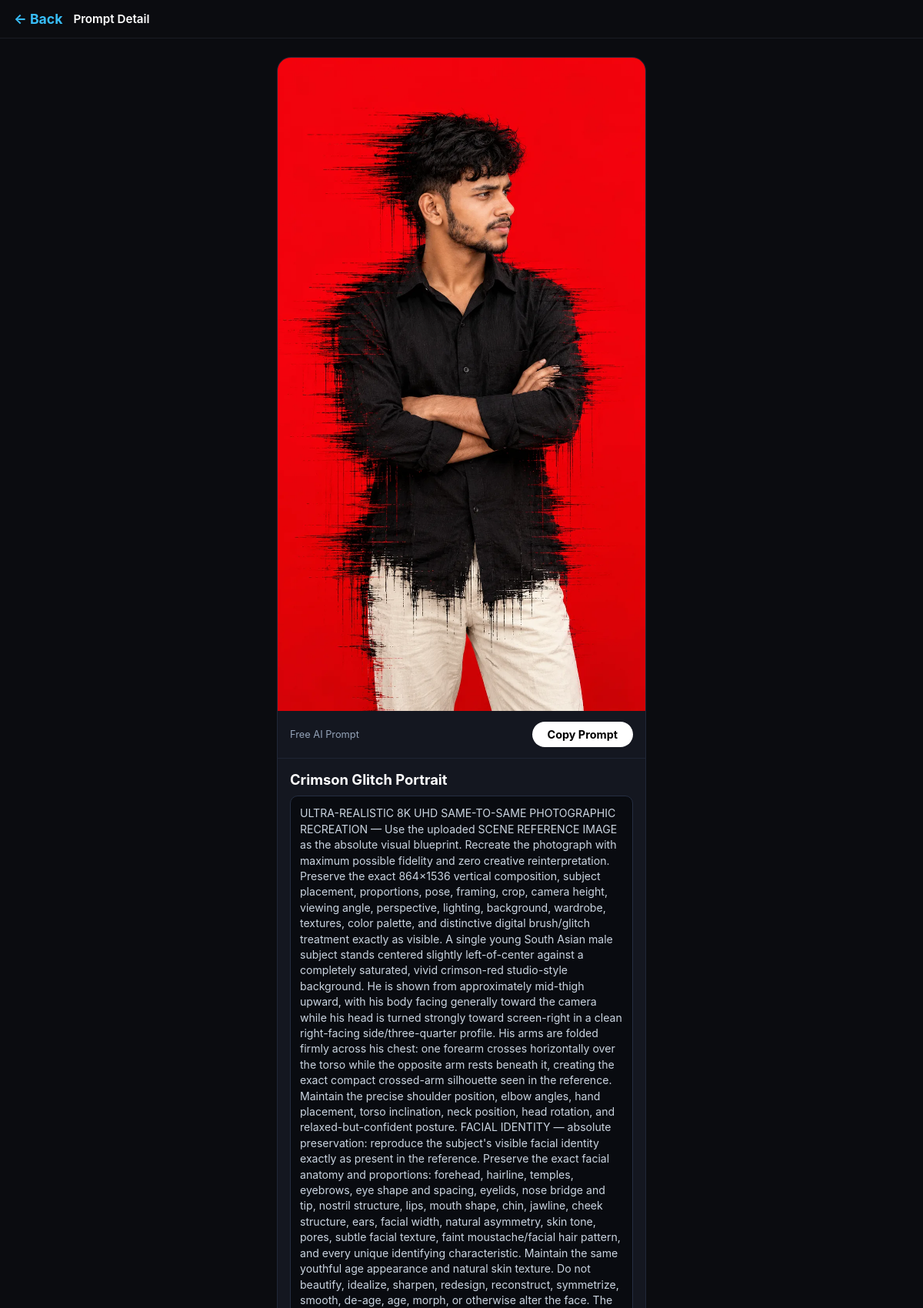
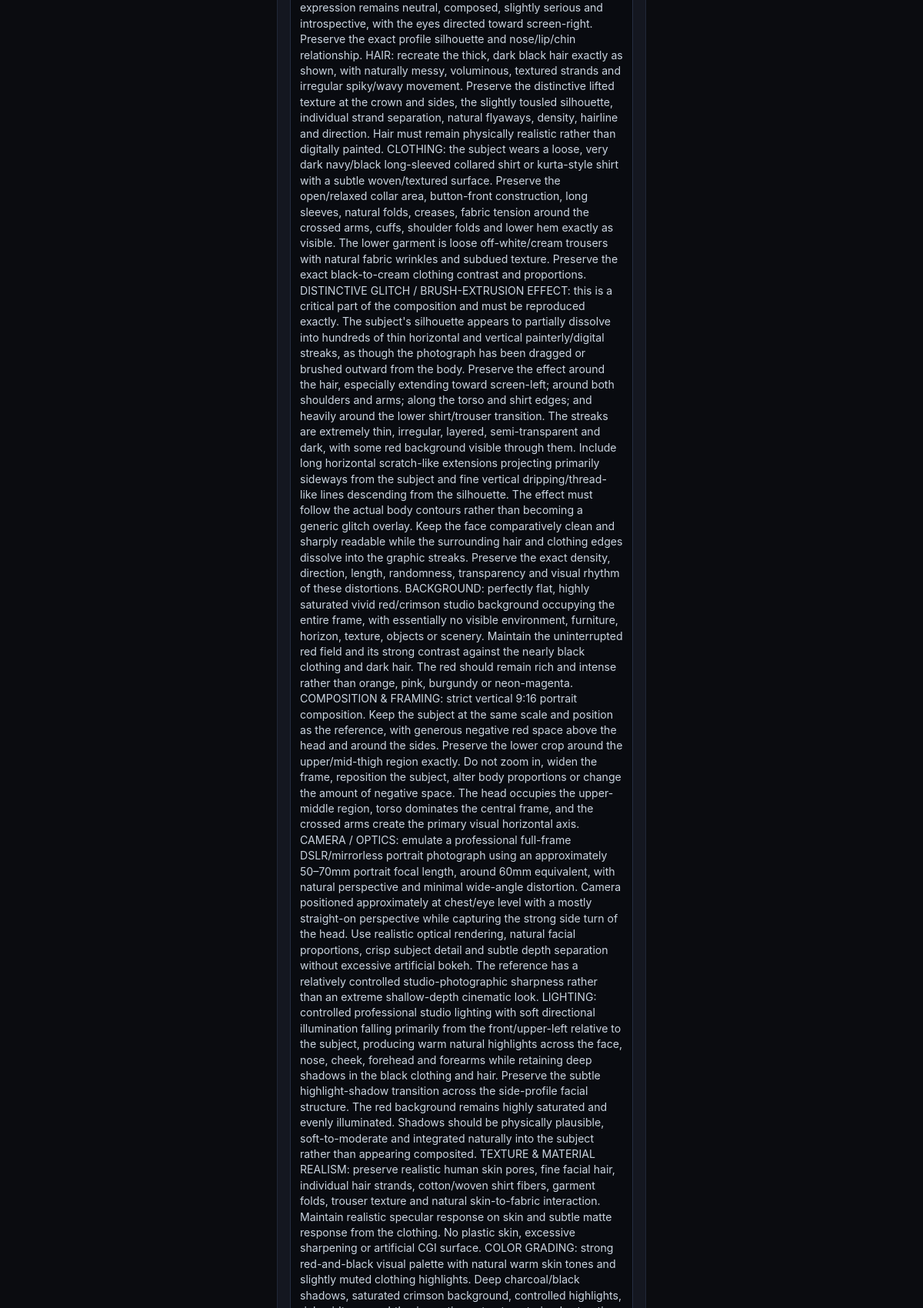
The app's page /view.php?id=17 (upper part) with its own data (2 pictures, top to bottom).
### tables this page shows
CREATE TABLE prompts (
    id INTEGER PRIMARY KEY AUTOINCREMENT,
    title TEXT NOT NULL,
    creator TEXT NOT NULL,
    prompt TEXT NOT NULL,
    image_url TEXT NOT NULL,
    likes INTEGER DEFAULT 0,
    comments INTEGER DEFAULT 0,
    shares INTEGER DEFAULT 0,
    created_at DATETIME DEFAULT CURRENT_TIMESTAMP
, category TEXT DEFAULT 'Trending Prompt');

### view.php (the view, shortened to what this page needs)
<?php
$db = new PDO('sqlite:' . __DIR__ . '/faymas.db');
$id = isset($_GET['id']) ? (int)$_GET['id'] : 0;
$stmt = $db->prepare("SELECT * FROM prompts WHERE id = ?");
$stmt->execute([$id]);
$item = $stmt->fetch(PDO::FETCH_ASSOC);
?>
<!DOCTYPE html>
<html lang="en">
<head>
</head>
<body>
    <header class="view-header">
        <a href="index.php" class="btn-back">&#8592; Back</a>
        <div style="font-size: 0.95rem; font-weight: 600;">Prompt Detail</div>
    </header>
    <div style="padding: 10px;">
        <div class="post-card">
            <img src="<?= htmlspecialchars($item['image_url']) ?>" alt="Prompt Image">
            <div class="action-bar">
                <span style="font-size:0.8rem; color:#94a3b8;">Free AI Prompt</span>
                <button class="btn-copy" onclick="copyPrompt()">Copy Prompt</button>
            </div>
            <div class="prompt-content">
                <div class="prompt-title"><?= htmlspecialchars($item['title']) ?></div>
                <div class="prompt-box" id="promptText"><?= htmlspecialchars($item['prompt']) ?></div>
            </div>
        </div>
    </div>
</body>
</html>

### view.php (style rules this page uses)
* { margin: 0; padding: 0; box-sizing: border-box; font-family: -apple-system, BlinkMacSystemFont, "Segoe UI", Roboto, sans-serif; }
body { background: #0b0c10; color: #fff; padding-bottom: 30px; }
.view-header { position: sticky; top: 0; background: rgba(11, 12, 16, 0.95); padding: 14px 18px; display: flex; align-items: center; border-bottom: 1px solid #1a1c23; z-index: 100; }
.btn-back { color: #38bdf8; text-decoration: none; font-size: 1.1rem; margin-right: 14px; font-weight: 700; }
.post-card { max-width: 480px; margin: 14px auto; background: #141720; border-radius: 18px; overflow: hidden; border: 1px solid #202738; }
.post-card img { width: 100%; display: block; }
.action-bar { display: flex; justify-content: space-between; align-items: center; padding: 14px 16px; border-bottom: 1px solid #1e2433; }
.btn-copy { background: #ffffff; color: #000; border: none; padding: 8px 20px; border-radius: 20px; font-weight: 700; font-size: 0.9rem; cursor: pointer; }
.prompt-content { padding: 16px; }
.prompt-title { font-size: 1.15rem; font-weight: 700; margin-bottom: 10px; }
.prompt-box { background: #090b10; border: 1px solid #252e42; padding: 12px; border-radius: 10px; font-size: 0.88rem; line-height: 1.45; color: #cbd5e1; margin-bottom: 14px; }

### records on screen
prompts: image_url (picture), title "Crimson Glitch Portrait"
